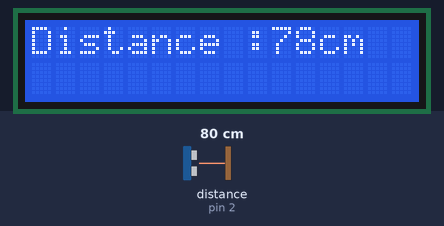
This sketch was run on a simulated Arduino Mega 2560, built with avr-gcc and run on an emulated ATmega2560. Shown: 16×2 character LCD. Wiring (inferred from the names in the program): ultrasonic range finder: trigger pin 4; echo pin 2. The test bench sets the inputs (shaded band); at power-on: distance to the obstacle (sensor on pin 2) 80 cm. The echo pulse lasts 58.3 µs per cm; what the sketch prints to the serial monitor is not drawn.

Above: at 3.2 s.
3.3 s: distance to the obstacle (sensor on pin 2) set to 2 cm
At 4.4 s:
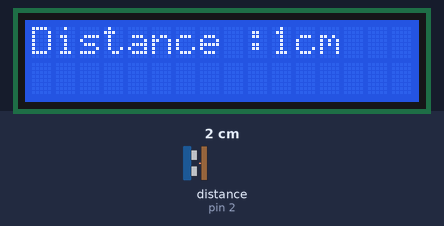
7.4 s: distance to the obstacle (sensor on pin 2) set to 4 cm
At 8.9 s:
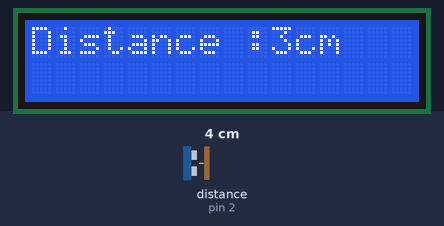
10.6 s: distance to the obstacle (sensor on pin 2) set to 9 cm
At 11.9 s:
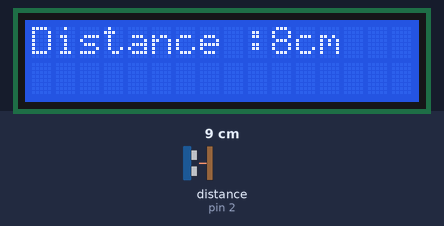
Timing chart, 0 to 13.6 s (numbered marks = the images above; inputs shaded):
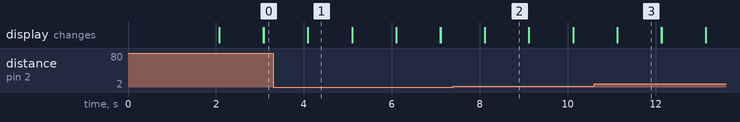

The sketch:

UC1.ino
```cpp
#include <Wire.h>
#include <LiquidCrystal.h>

// Create An LCD Object. Signals: [ RS, EN, D4, D5, D6, D7 ]
LiquidCrystal lcd(22, 21, 1, 3, 17, 16);

#define echoPin 2 // attach pin 2 to pin Echo of HC-SR04
#define trigPin 4 //attach pin 4 to pin Trig of HC-SR04

// defines variables
long duration; // variable for the duration of sound wave travel
int distance; // variable for the distance measurement

void setup() {
  pinMode(trigPin, OUTPUT); // Sets the trigPin as an OUTPUT
  pinMode(echoPin, INPUT); // Sets the echoPin as an INPUT
  Serial.begin(115200); // // Serial Communication is starting with 115200 of baudrate speed
  lcd.begin(16, 2);
  lcd.clear();
  lcd.print("Welcome to SPIT");

  // go to row 1 column 0, note that this is indexed at 0
  lcd.setCursor(0,1);
  lcd.print ("IoT Mobile Lab");
  delay(2000);
  lcd.clear();
}
void loop() {
  // Clears the trigPin condition
  digitalWrite(trigPin, LOW);
  delayMicroseconds(2);
  // Sets the trigPin HIGH (ACTIVE) for 10 microseconds
  digitalWrite(trigPin, HIGH);
  delayMicroseconds(10);
  digitalWrite(trigPin, LOW);
  // Reads the echoPin, returns the sound wave travel time in microseconds
  duration = pulseIn(echoPin, HIGH);
  // Calculating the distance
  distance = duration * 0.034 / 2; // Speed of sound wave divided by 2 (go and back)
  // Displays the distance on the Serial Monitor
  Serial.print("Distance: ");
  lcd.print("Distance :");
  Serial.print(distance);
  lcd.print(distance);
  Serial.println(" cm");
  lcd.println("cm");
  delay(1000);
  lcd.clear();
}
```

Measured:
- after the input at 3.3 s, the display: first differs from a run without the input after 0.79 s (image 1)
- after the input at 7.4 s, the display: first differs from a run without the input after 0.71 s (image 2)
- after the input at 10.6 s, the display: first differs from a run without the input after 0.53 s (image 3)
- what the display in image 1 shows lasts 1.0 s, from 4.1 s to 5.1 s
